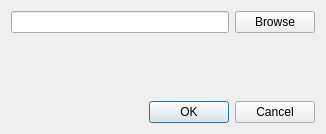
<?xml version="1.0" encoding="UTF-8"?>
<ui version="4.0">
 <class>libraryDialog</class>
 <widget class="QDialog" name="libraryDialog">
  <property name="windowModality">
   <enum>Qt::NonModal</enum>
  </property>
  <property name="enabled">
   <bool>true</bool>
  </property>
  <property name="geometry">
   <rect>
    <x>0</x>
    <y>0</y>
    <width>326</width>
    <height>134</height>
   </rect>
  </property>
  <property name="sizePolicy">
   <sizepolicy hsizetype="Fixed" vsizetype="Fixed">
    <horstretch>0</horstretch>
    <verstretch>0</verstretch>
   </sizepolicy>
  </property>
  <property name="minimumSize">
   <size>
    <width>326</width>
    <height>134</height>
   </size>
  </property>
  <property name="maximumSize">
   <size>
    <width>326</width>
    <height>134</height>
   </size>
  </property>
  <property name="windowTitle">
   <string>Library Scan</string>
  </property>
  <property name="sizeGripEnabled">
   <bool>false</bool>
  </property>
  <layout class="QVBoxLayout" name="verticalLayout">
   <item>
    <layout class="QHBoxLayout" name="horizontalLayout">
     <item>
      <widget class="QLineEdit" name="libDirTxt"/>
     </item>
     <item>
      <widget class="QPushButton" name="browseBtn">
       <property name="text">
        <string>Browse</string>
       </property>
      </widget>
     </item>
    </layout>
   </item>
   <item>
    <widget class="QLabel" name="curDirLbl">
     <property name="contextMenuPolicy">
      <enum>Qt::NoContextMenu</enum>
     </property>
     <property name="text">
      <string/>
     </property>
    </widget>
   </item>
   <item>
    <widget class="QDialogButtonBox" name="buttonBox">
     <property name="orientation">
      <enum>Qt::Horizontal</enum>
     </property>
     <property name="standardButtons">
      <set>QDialogButtonBox::Cancel|QDialogButtonBox::Ok</set>
     </property>
    </widget>
   </item>
  </layout>
 </widget>
 <resources/>
 <connections>
  <connection>
   <sender>buttonBox</sender>
   <signal>accepted()</signal>
   <receiver>libraryDialog</receiver>
   <slot>accept()</slot>
   <hints>
    <hint type="sourcelabel">
     <x>248</x>
     <y>254</y>
    </hint>
    <hint type="destinationlabel">
     <x>157</x>
     <y>274</y>
    </hint>
   </hints>
  </connection>
  <connection>
   <sender>buttonBox</sender>
   <signal>rejected()</signal>
   <receiver>libraryDialog</receiver>
   <slot>reject()</slot>
   <hints>
    <hint type="sourcelabel">
     <x>316</x>
     <y>260</y>
    </hint>
    <hint type="destinationlabel">
     <x>286</x>
     <y>274</y>
    </hint>
   </hints>
  </connection>
 </connections>
</ui>
